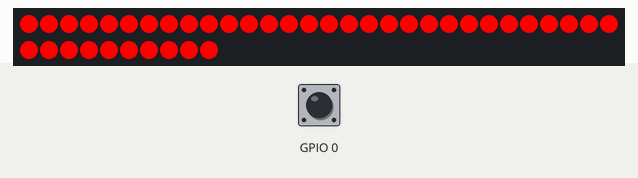
A sketch run on a simulated ESP32. Parts: 40 RGB LEDs in strip order, left to right, continuing on the next row. Inputs (shaded band) come from the test bench; at power-on: GPIO 0 HIGH. Dim RGB values are drawn brighter than linear.

Above: at 1.2 s.
1.3 s: GPIO 0 pulled LOW for 0.15 s
At 2.5 s:
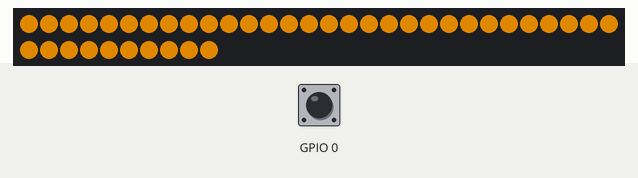
2.9 s: GPIO 0 pulled LOW for 1 s
At 3.8 s:
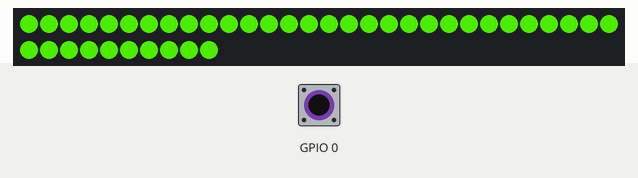
5.4 s: GPIO 0 pulled LOW for 0.15 s
At 6.6 s:
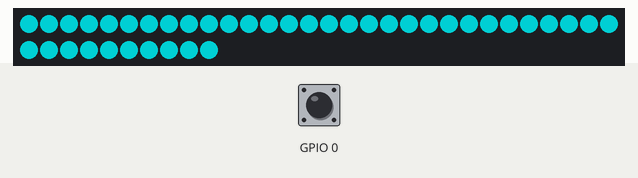
7.0 s: GPIO 0 pulled LOW for 3.2 s
At 8.2 s:
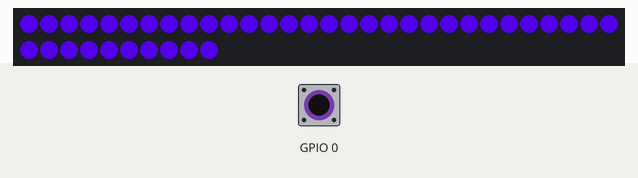
11.7 s: GPIO 0 pulsed LOW 2 times (0.12 s each, 0.3 s apart)
At 12.15 s:
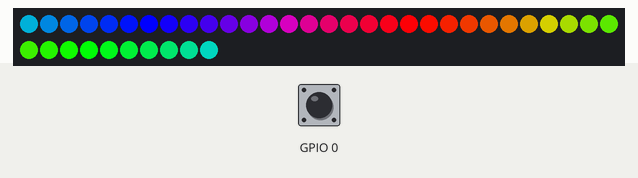
Timing chart, 0 to 14.7 s (numbered marks = the images above; inputs shaded):
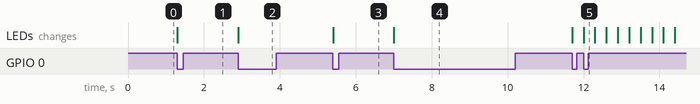

The sketch:

basic_switch.ino
```cpp
#include "Freenove_WS2812_Lib_for_ESP32.h"

#define LEDS_COUNT  40
#define LEDS_PIN	13
#define CHANNEL		0

Freenove_ESP32_WS2812 strip = Freenove_ESP32_WS2812(LEDS_COUNT, LEDS_PIN, CHANNEL);

int ind = 0;
int colors[] = {0,32,64,128,192,255};
int color_len = sizeof(colors) / sizeof(colors[0]);

void setup() {
  strip.begin();
  pinMode(0, INPUT_PULLUP);
  attachInterrupt(digitalPinToInterrupt(0), button_pressed, FALLING);
}

void loop() {
  for (int j = 0; j < 255; j += 1) {
    if (ind < color_len) {
      strip.setAllLedsColorData(strip.Wheel(colors[ind]));
    } else {
      for (int i = 0; i < LEDS_COUNT; i++) {
        strip.setLedColorData(i, strip.Wheel((i * 256 / LEDS_COUNT + j) & 255));
      }
    }
    strip.show();
    delay(5);
  }
}

void button_pressed() {
  ind++;
  if (ind > color_len)
    ind = 0;
}
```

Measured:
- after the input at 1.3 s, the LEDs: change at once (image 1)
- after the input at 2.9 s, the LEDs: change at once (image 2)
- after the input at 5.4 s, the LEDs: change at once (image 3)
- after the input at 7.0 s, the LEDs: change at once (image 4)
- after the input at 11.7 s, the LEDs: first change at once (image 5 shows a later state)
